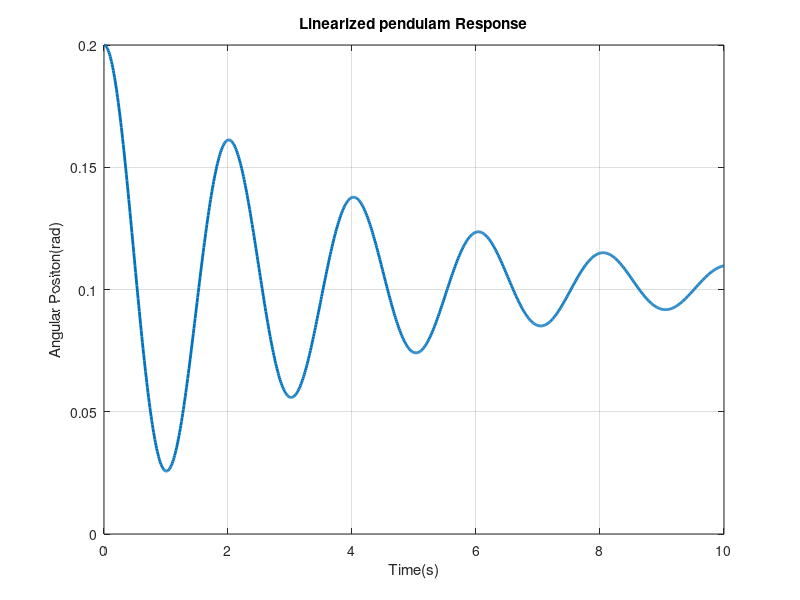

This chart was generated by the following MATLAB code:
% now we will go with pendulum system 
% modelling is same as the spring damper system , but the state space
% equation is different that's it 


clc; clear all; close all ; 

% paremeters
m=1;
L=1; %lenght in meters 
g=9.81;
c=0.5; % damping cofficient
I=m*L^2;  % this inertia

% state space matrices ( linearized mdoel)
A=[0 1 ; -g/L -c/I];

B=[0; 1/I];

C=[1 0];
D=[0];

% create the state space equation 
sys=ss(A,B,C,D);


% simulation settings 
t= 0: 0.01 : 10;
u=ones(size(t));
x0=[0.2;0];

% simulate the respone
[y, t_out, x]=lsim(sys,u,t,x0); 

plot(t_out,x(:,1),'LineWidth',2);
xlabel('Time(s)');
ylabel('Angular Positon(rad)');
title('Linearized pendulam Response');
grid on ;


